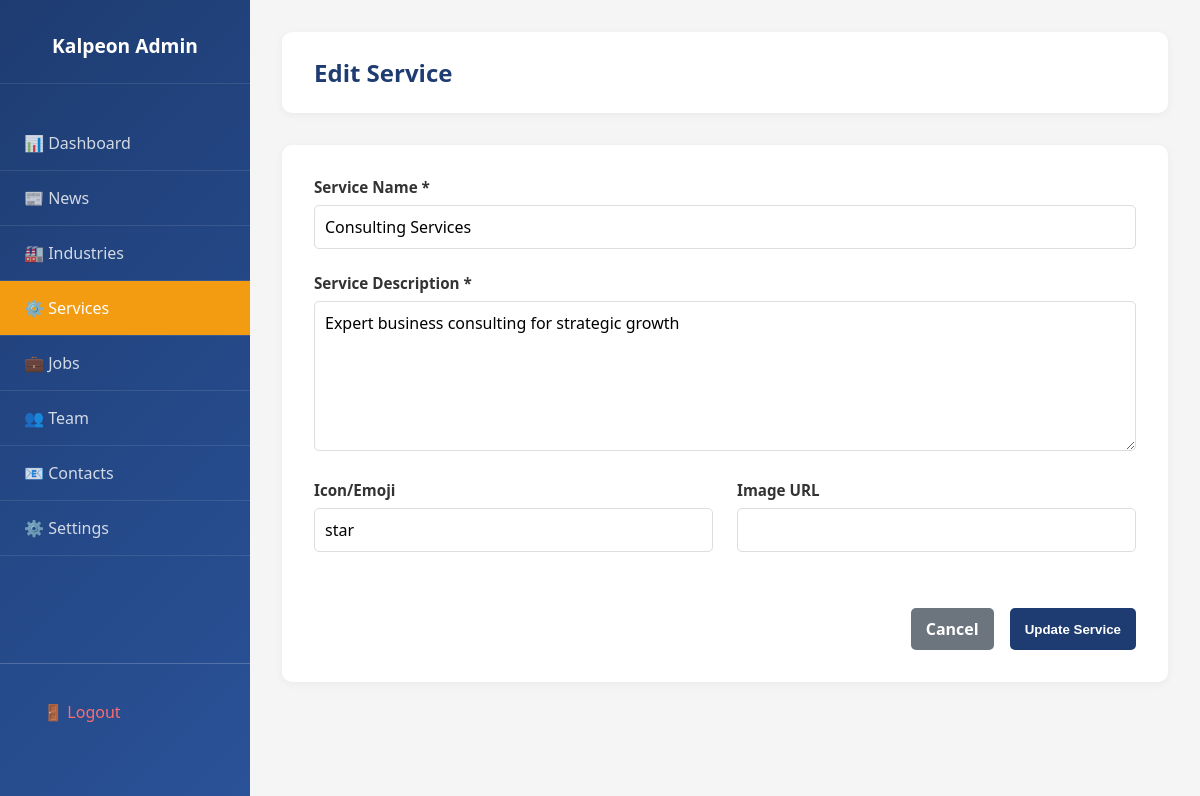
/admin/services/1/edit (signed in), run on the app's committed database.
### models.py (models this page shows, shortened)
class Service(db.Model):
    __tablename__ = 'service'
    id = db.Column(db.Integer, primary_key=True)
    title = db.Column(db.String(150), nullable=False)
    description = db.Column(db.Text, nullable=False)
    icon = db.Column(db.String(50), default='star')
    is_active = db.Column(db.Boolean, default=True)
    created_at = db.Column(db.DateTime, default=datetime.utcnow)
    updated_at = db.Column(db.DateTime, default=datetime.utcnow, onupdate=datetime.utcnow)

### app.py (the view, shortened to what this page needs)
@app.route('/admin/services/<int:service_id>/edit', methods=['GET', 'POST'])
@login_required
def admin_service_edit(service_id):
    service = Service.query.get_or_404(service_id)
    return render_template('admin/service_form.html', service=service)

### app.py (called while the page is built)
@login_manager.user_loader
def load_user(user_id):
    return Admin.query.get(int(user_id))

### templates/admin/service_form.html (shortened to what this page needs)
<!DOCTYPE html>
<html lang="en">
<head>
    <link rel="stylesheet" href="{{ url_for('static', filename='css/admin-style.css') }}">
</head>
<body>
    <div class="admin-layout">
        <aside class="sidebar">
            <div class="sidebar-header">
                <h2>Kalpeon Admin</h2>
            </div>
            <nav class="sidebar-nav">
                <li><a href="{{ url_for('admin_dashboard') }}">📊 Dashboard</a></li>
                <li><a href="{{ url_for('admin_news_list') }}">📰 News</a></li>
                <li><a href="{{ url_for('admin_industries_list') }}">🏭 Industries</a></li>
                <li><a href="{{ url_for('admin_services_list') }}" class="active">⚙️ Services</a></li>
                <li><a href="{{ url_for('admin_jobs_list') }}">💼 Jobs</a></li>
                <li><a href="{{ url_for('admin_team_list') }}">👥 Team</a></li>
                <li><a href="{{ url_for('admin_contacts_list') }}">📧 Contacts</a></li>
                <li><a href="{{ url_for('admin_settings') }}">⚙️ Settings</a></li>
            </nav>
            <div class="sidebar-footer">
                <a href="{{ url_for('admin_logout') }}" style="color: #ff6b6b;">🚪 Logout</a>
            </div>
        </aside>
        <main class="main-content">
            <div class="topbar">
                <h1>{% if service %}Edit Service{% else %}Create New Service{% endif %}</h1>
            </div>
            <div class="content-section">
                <form method="POST">
                    <div class="form-group">
                        <label for="title">Service Name *</label>
                        <input type="text" id="title" name="title" required value="{{ service.title if service else '' }}">
                    </div>
                    <div class="form-group">
                        <label for="description">Service Description *</label>
                        <textarea id="description" name="description" required>{{ service.description if service else '' }}</textarea>
                    </div>
                    <div class="form-row">
                        <div class="form-group">
                            <label for="icon">Icon/Emoji</label>
                            <input type="text" id="icon" name="icon" maxlength="5" value="{{ service.icon if service else '' }}" placeholder="e.g., ⚙️">
                        </div>
                        <div class="form-group">
                            <label for="image_url">Image URL</label>
                            <input type="url" id="image_url" name="image_url" value="{{ service.image_url if service else '' }}">
                        </div>
                    </div>
                    <div class="form-buttons">
                        <a href="{{ url_for('admin_services_list') }}" class="btn btn-secondary">Cancel</a>
                        <button type="submit" class="btn btn-primary">{% if service %}Update Service{% else %}Create Service{% endif %}</button>
                    </div>
                </form>
            </div>
        </main>
    </div>
</body>
</html>

### static/css/admin-style.css (style rules this page uses)
* { margin: 0; padding: 0; box-sizing: border-box; }
body { font-family: 'Segoe UI', Tahoma, Geneva, Verdana, sans-serif; background-color: #f5f5f5; color: #333; }
.admin-layout { display: flex; min-height: 100vh; }
.sidebar { width: 250px; background: linear-gradient(135deg, #1e3c72, #2a5298); color: white; padding: 2rem 0; position: fixed; height: 100vh; overflow: hidden; z-index: 900; display: flex; flex-direction: column; }
.sidebar-header { padding: 0 1.5rem 1.5rem; border-bottom: 1px solid rgba(255,255,255,0.1); margin-bottom: 2rem; text-align: center; }
.sidebar-header h2 { color: white; font-size: 1.2rem; }
.sidebar-nav { list-style: none; flex: 1; overflow-y: auto; padding-bottom: 120px; }
.sidebar-nav li { border-bottom: 1px solid rgba(255,255,255,0.1); }
.sidebar-nav a { display: block; color: rgba(255,255,255,0.8); text-decoration: none; padding: 1rem 1.5rem; transition: all 0.3s ease; }
.sidebar-nav a.active { background-color: #f39c12; color: white; }
.sidebar-footer { padding: 1.5rem; border-top: 1px solid rgba(255,255,255,0.2); margin-top: auto; min-height: 80px; }
.sidebar-footer a { display: block; color: rgba(255,255,255,0.8); padding: 0.8rem 1.2rem; border-radius: 5px; text-decoration: none; transition: all 0.3s ease; margin-bottom: 0.5rem; }
.main-content { flex: 1; margin-left: 250px; padding: 2rem; }
.topbar { background: white; padding: 1.5rem 2rem; border-radius: 10px; display: flex; justify-content: space-between; align-items: center; margin-bottom: 2rem; box-shadow: 0 2px 10px rgba(0,0,0,0.05); }
.topbar h1 { color: #1e3c72; font-size: 1.5rem; }
.btn { padding: 10px 15px; border: none; border-radius: 5px; cursor: pointer; text-decoration: none; display: inline-block; font-weight: 600; transition: all 0.3s ease; }
.btn-primary { background-color: #1e3c72; color: white; }
.btn-secondary { background-color: #6c757d; color: white; }
.content-section { background: white; padding: 2rem; border-radius: 10px; box-shadow: 0 2px 10px rgba(0,0,0,0.05); margin-bottom: 2rem; }
.form-group { margin-bottom: 1.5rem; }
.form-group label { display: block; margin-bottom: 0.5rem; color: #333; font-weight: 600; font-size: 0.95rem; }
.form-group input, .form-group textarea, .form-group select { width: 100%; padding: 10px; border: 1px solid #ddd; border-radius: 5px; font-size: 1rem; font-family: inherit; transition: border-color 0.3s ease; }
.form-group textarea { resize: vertical; min-height: 150px; }
.form-row { display: grid; grid-template-columns: 1fr 1fr; gap: 1.5rem; }
.form-buttons { display: flex; gap: 1rem; margin-top: 2rem; justify-content: flex-end; }

### data on the page
Service: title "Consulting Services", description "Expert business consulting for strategic growth", icon "star"
